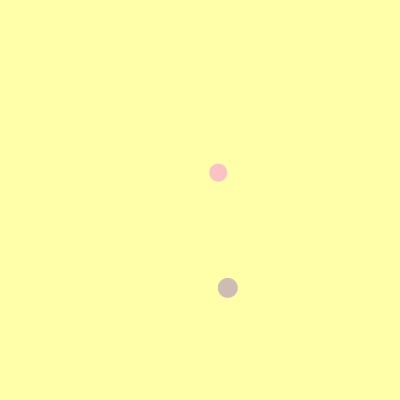
Frame 1 (no input)
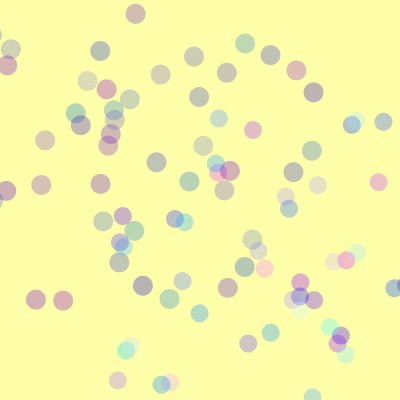
Frame 60 (the mouse pressed at the canvas centre just before this capture)
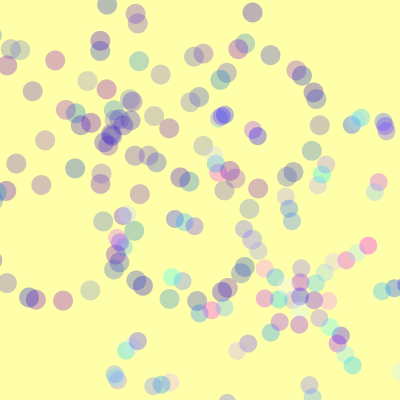
Frame 120 (the mouse held since frame 60 and released just before this capture)

The Processing sketch that drew these frames (run headless with seeded random() and noise(); from frame 60 on, the mouse is pressed at the canvas centre):

// Processing sketch: processing_48851
// ── processing_48851.pde

int hw;
int hh;

float r;
float r2;

float a = 1.5;
float b = 4;

float t = 1.0;

int es = 20;
int n = 100;//170;

float x;
float y;
float x2;
float y2;

void setup() {
  size(400, 400);
  background(255, 255, 170);

  smooth();

  hw = width/2;
  hh = height/2;
}

void draw() {
  r = sin(a*t);
  r2 = sin(b * t);

  x = r * cos(t);
  y = r * sin(t);


  x2 = r2 * cos(t);
  y2 = r2 * sin(t);

  noStroke();

  fill(random(150), random(150), 200, 80);
  ellipse(n*x*2+120, n*y*2+120, es, es);

  fill(random(255), random(255), 255, 80);
  ellipse(n*x2*2+hw+100, n*y2*2+hh+100, es*0.9, es*0.9);

  t++;

  if (mousePressed == true) {
    save("pict.png");
  }
}
